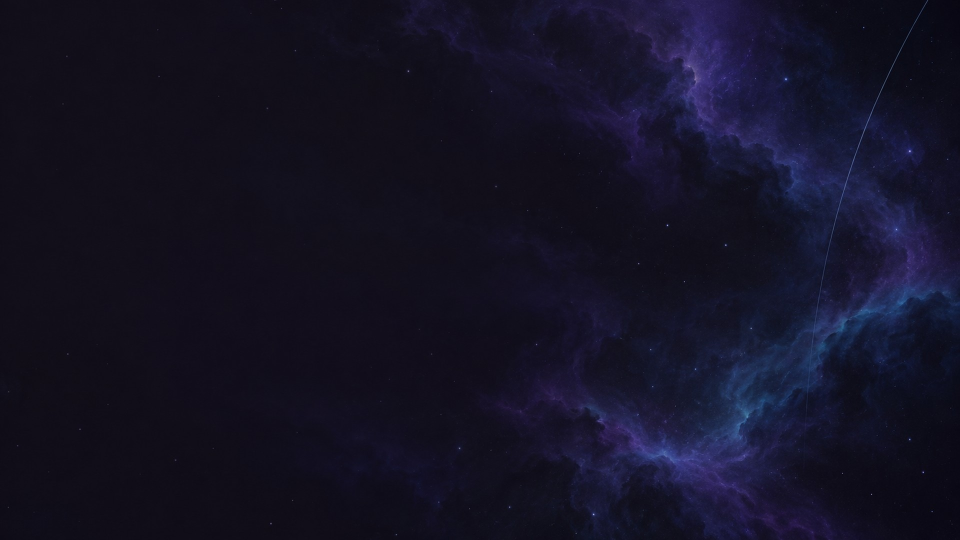
#> input picture tools/bac-brand-assets/templates/nebula.jpg, 1920 x 1080 px (shown at 1/2 size)
$ python -i image.py   (imports and definitions only)
#> lines starting #> are read from the running program, lines starting #| are printed output that depends on the picture
#> further down, picture is the input picture: PIL image 1920x1080 RGB; mean R, G, B 20, 18.3, 36.7
# SPDX-License-Identifier: MIT
"""Output framing: the crop → pad → square → resize step of bac-kicad-generate-artifacts."""

from __future__ import annotations

from dataclasses import dataclass
from pathlib import Path

from PIL import Image

OUTPUT_SIZE = 720  # square, px
PAD_FRAC = 0.10  # padding per side, relative to the content bbox


@dataclass
class Framed:
    image: Image.Image  # RGBA, OUTPUT_SIZE square
    scale: float  # output px per render px
    offset: tuple[float, float]  # render px → output px: out = (render - offset) * scale


def crop_pad_square_resize_rgba(img: Image.Image, target_size: int = OUTPUT_SIZE, pad_frac: float = PAD_FRAC) -> Framed:
    """Same geometry as the artifacts tool; also returns the mapping from render to output pixels."""
#> called with target_size = 720, pad_frac = 0.1
    img = img.convert("RGBA")
    bbox = img.getbbox()
#> bbox = (0, 0, 1920, 1080)
    if not bbox:
        raise ValueError("Image is empty (fully transparent)")
    left, upper, right, lower = bbox
#> left = 0; upper = 0; right = 1920; lower = 1080
    width = right - left
#> width = 1920
    height = lower - upper
#> height = 1080
    pad_x = int(width * pad_frac)
#> pad_x = 192
    pad_y = int(height * pad_frac)
#> pad_y = 108
    padded_box = (
        max(0, left - pad_x),
        max(0, upper - pad_y),
        min(img.width, right + pad_x),
        min(img.height, lower + pad_y),
    )
#> padded_box = (0, 0, 1920, 1080)
    img = img.crop(padded_box)
    new_size = max(img.width, img.height)
#> new_size = 1920
    square = Image.new("RGBA", (new_size, new_size), (0, 0, 0, 0))
#> square: PIL image 1920x1920 RGBA; every value is 0
    off = ((new_size - img.width) // 2, (new_size - img.height) // 2)
#> off = (0, 420)
    square.paste(img, off)
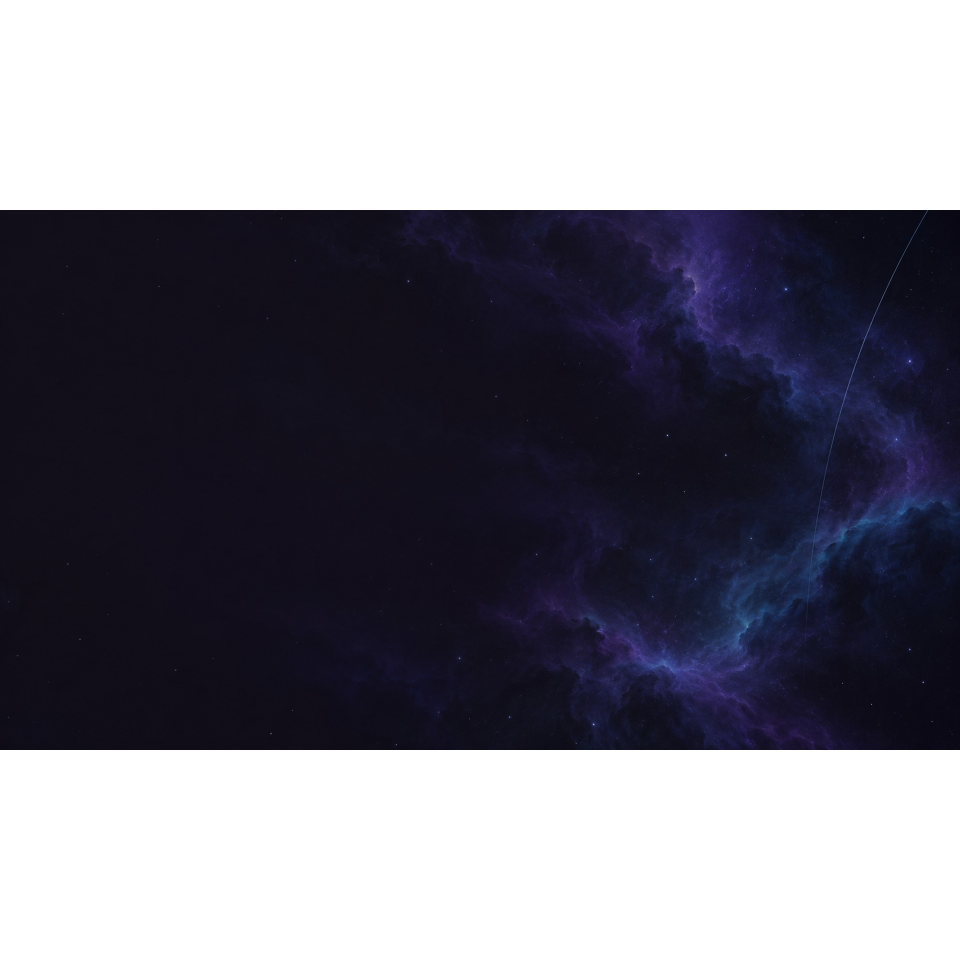
#> square: PIL image 1920x1920 RGBA (shown at 1/2 size); mean R, G, B, A 11.3, 10.3, 20.7, 143.4; transparent parts drawn white
    scale = target_size / new_size
#> scale = 0.375
    origin = (padded_box[0] - off[0], padded_box[1] - off[1])
#> origin = (0, -420)
    return Framed(square.resize((target_size, target_size), Image.LANCZOS), scale, origin)


def write_webp(img: Image.Image, path: Path) -> int:
    """Lossless WebP (as cwebp -z 9 produced); returns the file size in bytes."""
    path.parent.mkdir(parents=True, exist_ok=True)
    tmp = path.with_suffix(path.suffix + ".tmp")
    img.save(tmp, format="WEBP", lossless=True, quality=100, method=6)
    tmp.replace(path)
    return path.stat().st_size

>>> from PIL import Image
>>> picture = Image.open('../../../bac-brand-assets/templates/nebula.jpg')
>>> result = crop_pad_square_resize_rgba(picture)
